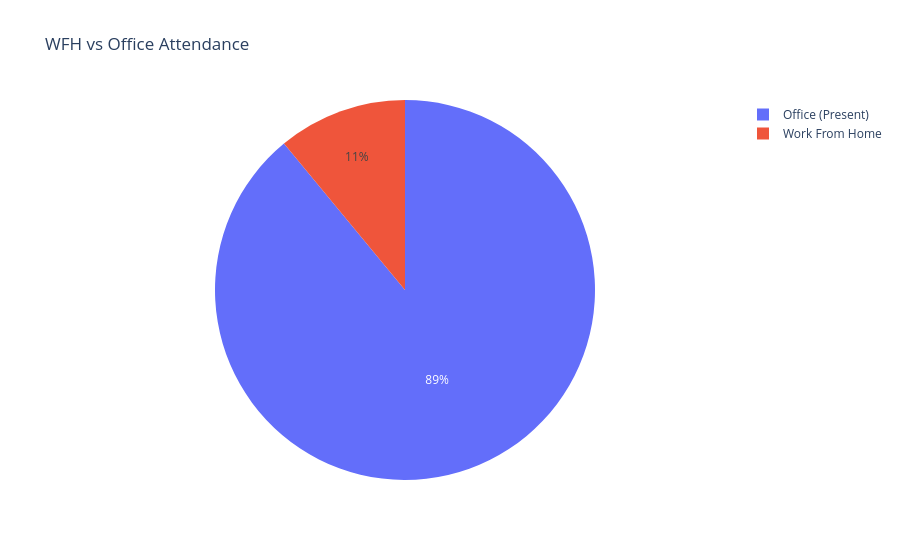

Source (notebook cell):
### Code cell
# Pie chart: WFH vs Office
kpi_df = pd.DataFrame({
    "Category": ["Office (Present)", "Work From Home"],
    "Days": [total_present_office_days, total_wfh_days]
})

fig_wfh_pie = px.pie(
    kpi_df,
    names="Category",
    values="Days",
    title="WFH vs Office Attendance"
)
fig_wfh_pie.show()

### Figure 1 — Plotly figure (JSON) as saved in the notebook; plotly's stock layout.template omitted (floating-point values rounded to 4 significant figures)
{"data": [{"domain": {"x": [0, 1], "y": [0, 1]}, "hovertemplate": "Category=%{label}<br>Days=%{value}<extra></extra>", "labels": ["Office (Present)", "Work From Home"], "legendgroup": "", "name": "", "showlegend": true, "type": "pie", "values": [3668.0, 453.0]}], "layout": {"legend": {"tracegroupgap": 0}, "title": {"text": "WFH vs Office Attendance"}}}
